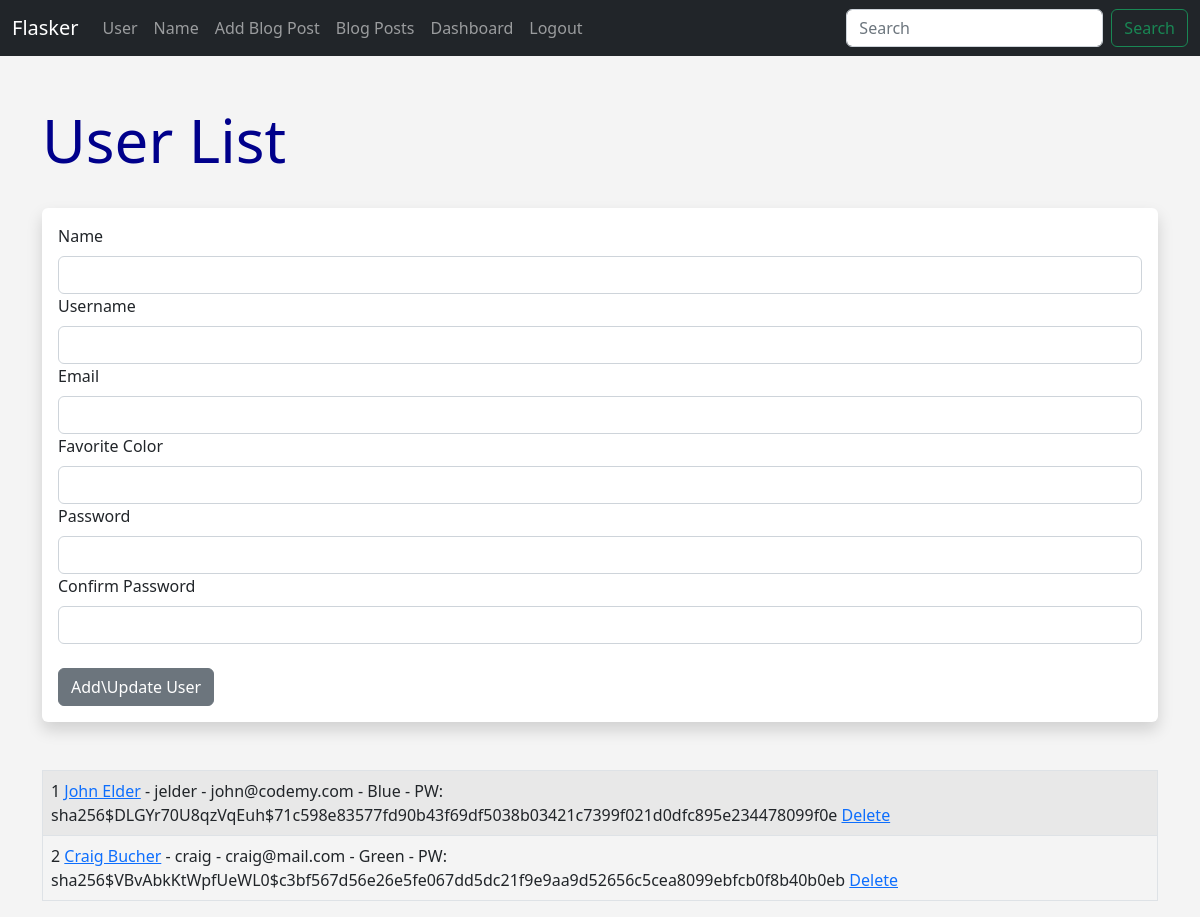
Page /user/add (signed in) on the committed database.
### hello.py (models this page shows, shortened)
class Users(db.Model, UserMixin):
    id = db.Column(db.Integer, primary_key=True) # gets assigned automatically, since primary key
    username = db.Column(db.String(20), nullable=False)
    name = db.Column(db.String(200), nullable=False) # max length=200, cannot be blank
    email = db.Column(db.String(120), nullable=False, unique=True) # must be unique
    date_added = db.Column(db.DateTime, default=datetime.utcnow)
    favorite_color = db.Column(db.String(120))
    password_hash = db.Column(db.String(128))
    @property
    def password(self):
        raise AttributeError('Password is not a readable attribute!') # shows error if something goes wrong

### hello.py (the view, shortened to what this page needs)
@app.route('/user/add', methods=['GET', 'POST'])
def add_user():
    name = None
    form = UserForm()
    our_users = Users.query.order_by(Users.date_added)
    return render_template('add_user.html', form=form, name=name, our_users=our_users)

### hello.py
class UserForm(FlaskForm):
    name = StringField('Name', validators=[DataRequired()])
    username = StringField('Username', validators=[DataRequired()])
    email = StringField('Email', validators=[DataRequired()])
    favorite_color = StringField('Favorite Color')
    password_hash = PasswordField('Password', validators=[DataRequired(), EqualTo('password_hash2')])
    password_hash2 = PasswordField('Confirm Password', validators=[DataRequired()])
    submit = SubmitField('Add\\Update User') # 'submit' button

### hello.py (called while the page is built)
@login_manager.user_loader
def load_user(user_id):
    return Users.query.get(int(user_id))

### templates/add_user.html (shortened to what this page needs)
{% extends 'base.html' %}
{% block content %}
{% if name %}
    <h1>Hello, {{ name}}!</h1>
    <br/>
    <br/><br/>
    {% else %}
    <h1>User List</h1>
    <br/>
    <div class="shadow p-3 mb-5 bg-body rounded">
    <form method="POST">
        {{ form.name.label(class="form-label") }}
        {{ form.name(class="form-control") }}
        {{ form.username.label(class="form-label") }}
        {{ form.username(class="form-control") }}
        {{ form.email.label(class="form-label") }}
        {{ form.email(class="form-control") }}
        {{ form.favorite_color.label(class="form-label") }}
        {{ form.favorite_color(class="form-control") }}
        {{ form.password_hash.label(class="form-label") }}
        {{ form.password_hash(class="form-control") }}
        {{ form.password_hash2.label(class="form-label") }}
        {{ form.password_hash2(class="form-control") }}
        <br/>
        {{ form.submit(class="btn btn-secondary") }}
    </form>
</div>
{% endif %}
<table class="table table-hover table-bordered table-striped">
{% for our_user in our_users %}
    <tr>
    <td>{{ our_user.id }} <a href="{{ url_for('update', id=our_user.id) }}"> {{ our_user.name }}</a> - {{ our_user.username }} - {{ our_user.email }} - {{ our_user.favorite_color }} - PW: {{ our_user.password_hash}} <a href="{{ url_for('delete', id=our_user.id) }}">Delete</a></td>
    </tr>
{% endfor %}
</table>
{% endblock %}

### static/css/style.css (style rules this page uses)
h1 { color: darkblue; font-size: 60px; }
body { background: #f4f4f4; }

### rows in the picture
Users: id "1", name "John Elder", username "jelder", email "john@codemy.com", favorite_color "Blue", password_hash "sha256$DLGYr70U8qzVqEuh$71c598e83577fd90b43f69df5038b03421c7399f021d0dfc895e234478099f0e"
Users: id "2", name "Craig Bucher", username "craig", email "craig@mail.com", favorite_color "Green", password_hash "sha256$VBvAbkKtWpfUeWL0$c3bf567d56e26e5fe067dd5dc21f9e9aa9d52656c5cea8099ebfcb0f8b40b0eb"
